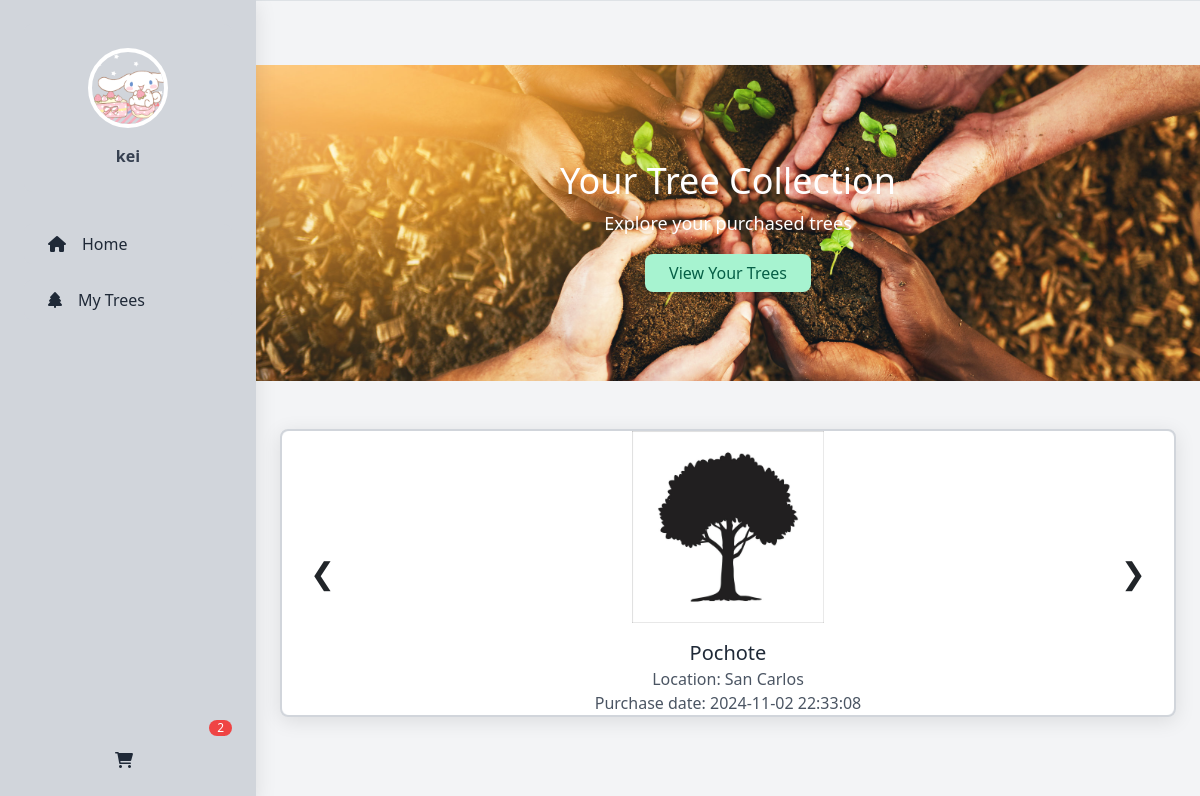
The app's page /friend/friends_trees.php (signed in) with its own data.
### tables this page shows
CREATE TABLE `purchase` (
  `Id_Purchase` int(11) NOT NULL,
  `Tree_Id` int(11) NOT NULL,
  `User_Id` int(11) NOT NULL,
  `Shipping_Location` varchar(255) DEFAULT NULL,
  `Payment_Method` varchar(50) DEFAULT NULL,
  `Purchase_Date` timestamp NOT NULL DEFAULT current_timestamp(),
  `StatusP` int(11) DEFAULT 1
);

CREATE TABLE `trees` (
  `Id_Tree` int(11) NOT NULL,
  `Specie_Id` int(11) DEFAULT NULL,
  `Location` varchar(255) NOT NULL,
  `Size` int(11) NOT NULL,
  `StatusT` int(1) NOT NULL DEFAULT 1,
  `Price` decimal(10,2) NOT NULL,
  `Photo_Path` varchar(255) DEFAULT NULL
);

CREATE TABLE `species` (
  `Id_Specie` int(11) NOT NULL,
  `Commercial_Name` varchar(100) DEFAULT NULL,
  `Scientific_Name` varchar(100) DEFAULT NULL,
  `StatusS` int(2) DEFAULT 1
);

### utils/friend/friend_functions.php (called while the page is built, shortened)
<?php
function getConnection(): bool|mysqli {
    $servername = "localhost";
    $username   = "root";
    $password   = "";
    $dbname     = "mytrees";
    try {
        $conn = new mysqli($servername, $username, $password, $dbname, 3306);
        return $conn;
    } catch (Exception $e) {
        echo "Error de conexión: " . $e->getMessage();
        return false;
    }
}
function getFriendsTrees($friendId): array {
    $conn = getConnection();
    $trees = [];
    $statusAvailable = 1;
    $query = "
        SELECT
            p.Id_Purchase,
            p.Payment_Method,
            p.Shipping_Location,
            p.Purchase_Date,
            t.Id_Tree,
            t.Specie_Id,
            s.Commercial_Name,
            s.Scientific_Name,
            t.Location,
            t.Size,
            p.StatusP,
            t.Price,
            t.Photo_Path
        FROM purchase p
        INNER JOIN trees t ON t.Id_Tree = p.Tree_Id
        INNER JOIN species s ON t.Specie_Id = s.Id_Specie
        WHERE p.User_Id = ? AND p.StatusP = ?
    ";
    if ($stmt = mysqli_prepare($conn, $query)) {
        mysqli_stmt_bind_param($stmt, "ii", $friendId, $statusAvailable);
        if (mysqli_stmt_execute($stmt)) {
            $result = mysqli_stmt_get_result($stmt);
            while ($row = mysqli_fetch_assoc($result)) {
                $trees[] = [
                    'Id_Purchase'      => $row['Id_Purchase'],
                    'Payment_Method'   => $row['Payment_Method'],
                    'Shipping_Location'=> $row['Shipping_Location'],
                    'Purchase_Date'    => $row['Purchase_Date'],
                    'Id_Tree'          => $row['Id_Tree'],
                    'Specie_Id'        => $row['Specie_Id'],
                    'Commercial_Name'  => $row['Commercial_Name'],
                    'Scientific_Name'  => $row['Scientific_Name'],
                    'Location'         => $row['Location'],
                    'Size'             => $row['Size'],
                    'StatusP'          => $row['StatusP'],
                    'Price'            => $row['Price'],
                    'Photo_Path'       => $row['Photo_Path'],
                ];
            }
        }
    }
    return $trees;
}
function getCartItemsForUser($userId) {
    $statusAvailable = 'active';
    $dbConnection = getConnection();
    $query = "SELECT c.Tree_Id, c.Quantity, s.Commercial_Name, s.Scientific_Name, t.Photo_Path, t.Price
              FROM cart AS c
              INNER JOIN Trees AS t ON c.Tree_Id = t.Id_Tree
              INNER JOIN Species AS s ON t.Specie_Id = s.Id_Specie
              WHERE c.User_Id = ? AND c.Status = ?";
    $stmt = mysqli_prepare($dbConnection, $query);
    mysqli_stmt_bind_param($stmt, "is", $userId, $statusAvailable);
    mysqli_stmt_execute($stmt);
    $result = mysqli_stmt_get_result($stmt);
    $cartItems = [];
    while ($row = mysqli_fetch_assoc($result)) {
        $cartItems[] = $row;
    }
    return $cartItems;
}

### friend/friends_trees.php (the view, shortened to what this page needs)
<?php
require_once '../inc/header_friend.php';
require_once('../utils/friend/friend_functions.php');
$uploads_folder_t   = "../uploads_tree/";
$trees              = getFriendsTrees($_SESSION['Id_User']);
?>
<div class="content ml-64">
    <div class="hero-section bg-cover bg-center text-white text-center py-24" style="background-image: url('../img/background_friend_trees.jpg');">
        <div class="hero-content">
            <h1 class="text-4xl mb-2">Your Tree Collection</h1>
            <p class="text-lg mb-4">Explore your purchased trees</p>
            <a href="#available-trees" class="bg-green-200 text-green-800 py-2 px-4 rounded-lg transition duration-300 hover:bg-green-300">View Your Trees</a>
        </div>
    </div>
    <div id="available-trees" class="product-container text-center mt-12">
        <?php if (empty($trees)): ?>
            <div class="text-center mt-20">
                <p class="text-gray-500 text-lg">No trees found in your collection.</p>
                <a href="friend.php" class="mt-4 inline-block bg-green-500 text-white py-2 px-6 rounded-lg transition duration-300 hover:bg-green-600">
                    Buy Trees
                </a>
            </div>
        <?php else: ?>
            <div class="mt-12 mb-6">
    <div class="relative border-2 border-gray-300 shadow-lg rounded-lg overflow-hidden mx-4">
        <div class="flex overflow-hidden">
            <?php foreach ($trees as $index => $tree):
                $photoTree = $uploads_folder_t . $tree['Photo_Path']. '?' . time(); ?>
                <div class="carousel-item <?php echo ($index === 0) ? 'active' : ''; ?> w-full flex-shrink-0">
                    <a href="#" class="block bg-white rounded-lg transition-transform transform hover:scale-105" onclick="showTreeDetails(<?php echo $tree['Id_Tree']; ?>); return false;">
                        <img src="<?php echo $photoTree; ?>" alt="Tree Image" class="w-full h-48 object-contain rounded-lg">
                        <div class="mt-3">
                            <h3 class="text-xl text-gray-800"><?php echo $tree['Commercial_Name']; ?></h3>
                            <p class="text-gray-600">Location: <?php echo $tree['Location']; ?></p>
                            <p class="text-gray-600">Purchase date: <?php echo $tree['Purchase_Date']; ?></p>
                        </div>
                    </a>
                </div>
            <?php endforeach; ?>
        </div>
        <button class="carousel-control prev absolute left-5 top-1/2 transform -translate-y-1/2 bg-white bg-opacity-75 rounded-full text-3xl p-2 hover:bg-opacity-100" onclick="moveSlide(-1)">&#10094;</button>
        <button class="carousel-control next absolute right-5 top-1/2 transform -translate-y-1/2 bg-white bg-opacity-75 rounded-full text-3xl p-2 hover:bg-opacity-100" onclick="moveSlide(1)">&#10095;</button>
    </div>
</div>
        <?php endif; ?>
    </div>
</div>
<link rel="stylesheet" href="../css/friend_trees.css">

### css/header_friend.css (style rules this page uses)
* { margin: 0; padding: 0; box-sizing: border-box; }
body { font-family: Arial, sans-serif; }

### css/friend_trees.css (style rules this page uses)
.shadow-lg { box-shadow: 0 4px 20px rgba(0, 0, 0, 0.1); }

### records on screen
purchase: Tree_Id.Photo_Path (placeholder picture), species.Commercial_Name "Pochote", Tree_Id.Location "San Carlos", Purchase_Date "2024-11-02 22:33:08"

### other values on screen
$_SESSION['Username'] "kei"
count($cartItems) "2"
